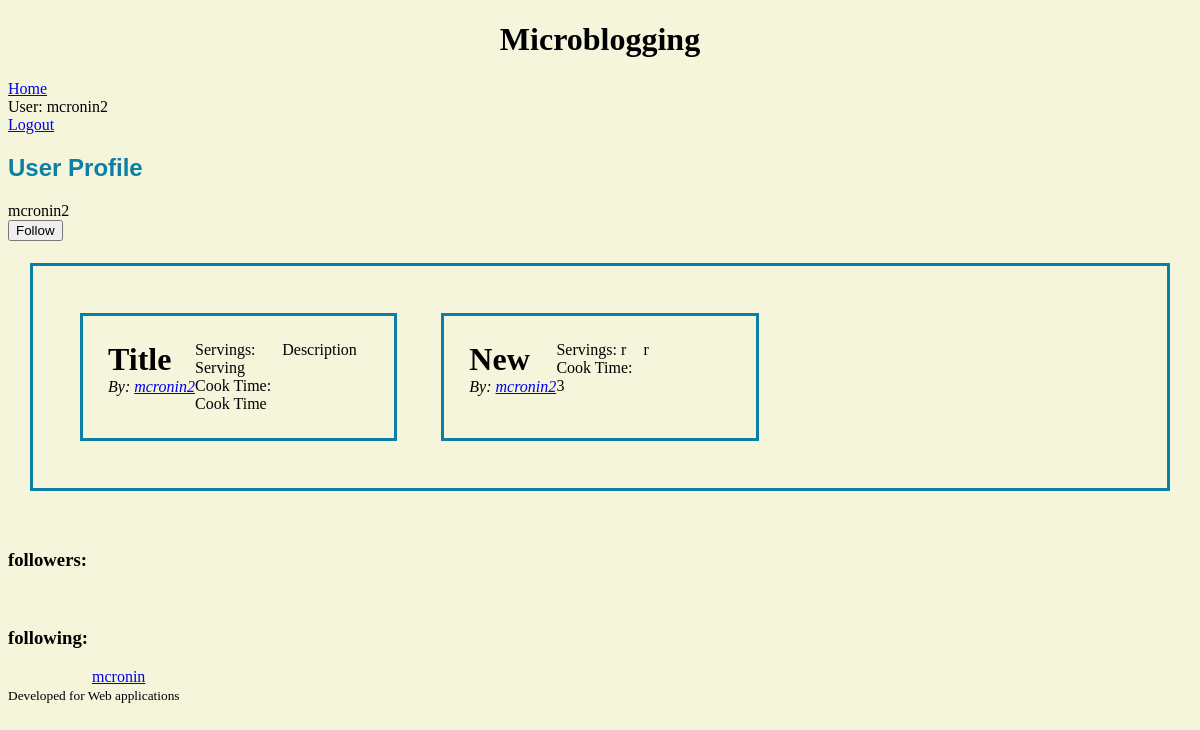
Before: /user/3 (signed in) with the older database file.
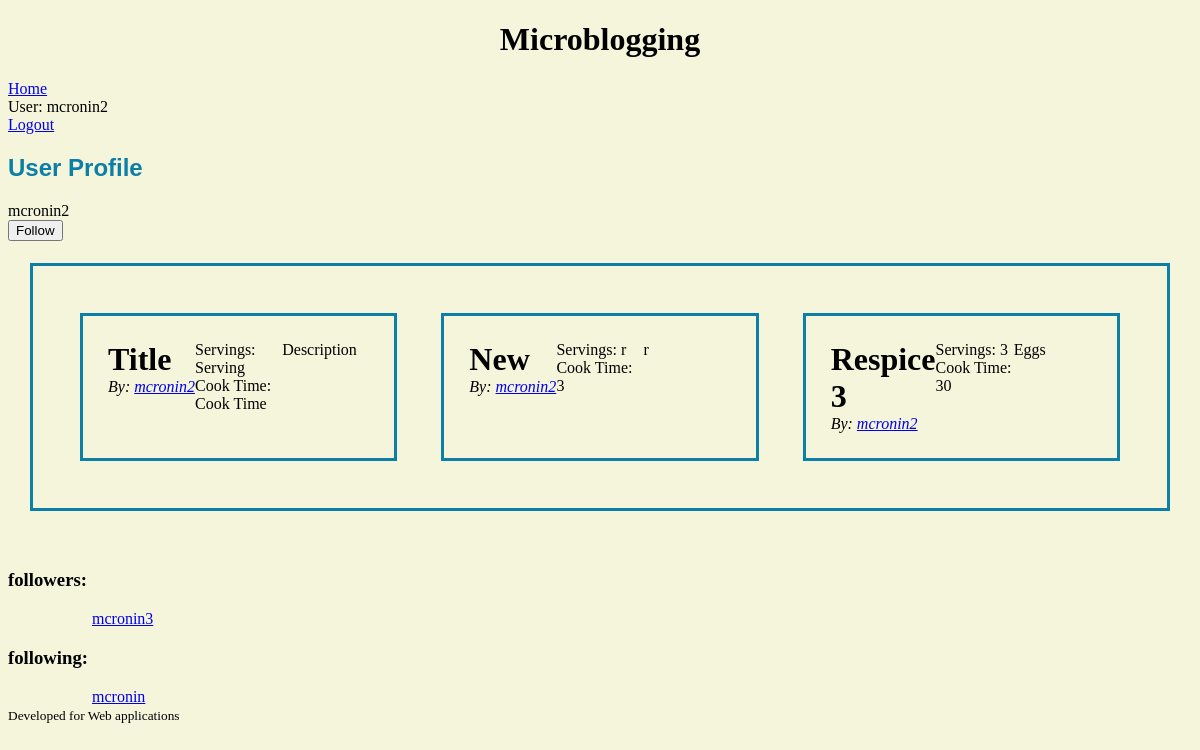
After: the same page with the newer database file.
### beli/model.py (models this page shows)
class User(flask_login.UserMixin, db.Model):
    id = db.Column(db.Integer, primary_key=True)
    email = db.Column(db.String(128), unique=True, nullable=False)
    name = db.Column(db.String(64), nullable=False)
    password = db.Column(db.String(100), nullable=False)
    recipes = db.relationship('Recipe', back_populates='user')
    following = db.relationship(
        "User",
        secondary=FollowingAssociation.__table__,
        primaryjoin=FollowingAssociation.follower_id == id,
        secondaryjoin=FollowingAssociation.followed_id == id,
        back_populates="followers",
    )
    followers = db.relationship(
        "User",
        secondary=FollowingAssociation.__table__,
        primaryjoin=FollowingAssociation.followed_id == id,
        secondaryjoin=FollowingAssociation.follower_id == id,
        back_populates="following",
    )

class Recipe(db.Model):
    id = db.Column(db.Integer, primary_key=True)
    title = db.Column(db.Text(512), nullable=False)
    description = db.Column(db.Text, nullable=False)
    servings = db.Column(db.Integer, nullable=False)
    cook_time = db.Column(db.Integer, nullable=False)
    user_id = db.Column(db.Integer, db.ForeignKey('user.id'), nullable=False)
    user = db.relationship('User', back_populates='recipes')

### beli/main.py (the view)
@bp.route("/user/<int:user_id>")
@flask_login.login_required
def userProfile(user_id):
    user = db.session.get(model.User, user_id)
    if not user:
        abort(404, "User id {} doesn't exist.".format(user_id))
    query = db.select(model.Recipe).where((model.Recipe.user_id == user_id))
    posts = db.session.execute(query).scalars().all()
    if user == current_user:
        follow_button = None
    if flask_login.current_user not in user.followers:
        follow_button = "follow"
    if flask_login.current_user in user.followers:
        follow_button = "unfollow"
    return render_template("main/profile.html", posts=posts, user=user, follow_button=follow_button)

### beli/__init__.py (called while the page is built)
def create_app(test_config=None):
    app = Flask(__name__)
    app.config["SECRET_KEY"] = "93220d9b340cf9a6c39bac99cce7daf220167498f91fa"
    from . import main
    from . import auth
    app.config["SQLALCHEMY_DATABASE_URI"] = "sqlite:///microblog.db"
    db.init_app(app)
    login_manager = LoginManager()
    login_manager.login_view = 'auth.login'
    login_manager.init_app(app)
    from . import model
    @login_manager.user_loader
    def load_user(user_id):
        return db.session.get(model.User, int(user_id))
    app.register_blueprint(main.bp)
    app.register_blueprint(auth.bp)
    return app

### beli/templates/main/profile.html
{% extends 'base.html' %}
{% block prof %}
    <section>
        <h2>User Profile</h2>
        {{ user.name }}
        {% if follow_button == "follow" %}
            <form action="{{ url_for('main.follow', user_id=user.id) }}" method="post">
                <input type="submit" value="Follow">
            </form>
        {% elif follow_button == "unfollow" %}
            <form action="{{ url_for('main.unfollow', user_id=user.id) }}" method="post">
                <input type="submit" value="Unfollow">
            </form>
        {% endif %}
        {% include 'posts_template.html' %}
    </section>
    <section>
            <h3>followers:</h3>
            {% for account in user.followers %}
                <a href="{{ url_for('main.userProfile', user_id = account.id)  }}">{{ account.name }}</a>
            {% endfor %}
            <h3>following:</h3>
            {% for account in user.following %}
                <a href="{{ url_for('main.userProfile', user_id = account.id)  }}">{{ account.name }}</a>
            {% endfor %}
        </section>
{% endblock %}

### beli/templates/base.html (shortened to what this page needs)
<!DOCTYPE html>
<html>
    <head>
        <link rel="stylesheet"
              href="{{ url_for('static', filename='microblog.css') }}">
    </head>
    <body>
        <header>
            <h1>Microblogging</h1>
            <a href="{{ url_for('main.index') }}">Home</a>
            {% if current_user.is_authenticated: %}
                <div>User: {{current_user.name}}</div>
                <a href="{{ url_for('auth.log_out') }}">Logout</a>
            {% endif %}
        </header>
        <section class="userProfile">
           {% block prof %}{% endblock %}
        </section>
        <footer><small>Developed for Web applications</small></footer>
    </body>
</html>

### beli/templates/posts_template.html
<div class="message">
    {% for post in posts %}
        {% include 'post_template.html' %}
    {% endfor %}
</div>

### beli/templates/post_template.html
<div class="message">
        <span>
            <div class="title">{{ post.title}}</div>
            <div class="author">By:
                <a href="{{ url_for('main.userProfile', user_id=post.user.id) }}">{{ post.user.name }}</a>
            </div>
        </span>
        <div class="metadata">
            <div class="servings">Servings: {{ post.servings }}</div>
            <div class="cooktime">Cook Time: {{ post.cook_time }}</div>
        </div>
    <span class="description">{{ post.description }}</span>
</div>

### beli/static/microblog.css (style rules this page uses)
body { background-color: beige; text-align: left; }
h1 { text-align: center; }
h2, strong { color: rgb(11, 127, 166); font-family: Arial, Helvetica, sans-serif; text-align: left; }
.author { font-style: italic; }
.message { outline-style: solid; display: grid; grid-template-columns: 1fr 1fr 1fr; outline-color: rgb(11, 127, 166); padding: 25px; margin: 25px; }
.title { font-size: 200%; font-weight: bold; }

Changed rows visible on the page:
added Recipe: title "Respice 3", user.name "mcronin2", servings "3", cook_time "30", description "Eggs"
added User: name "mcronin3", shown under "followers:"
